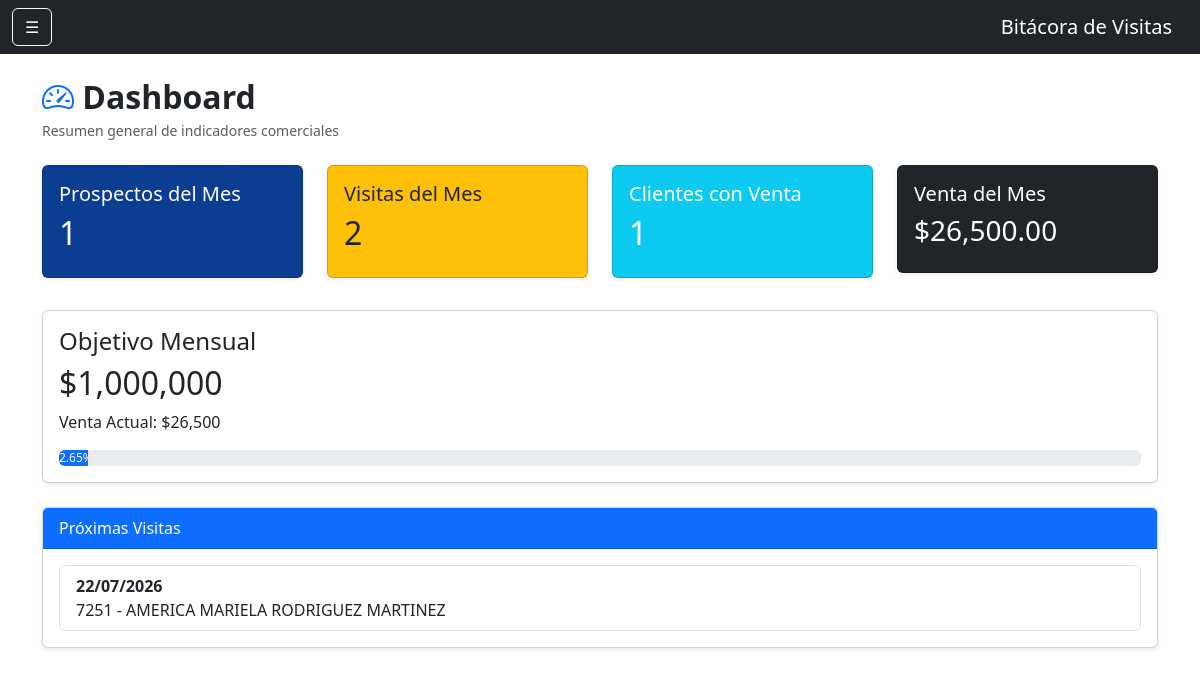
The app's page /dashboard (signed in) with its own data.
### models.py (models this page shows)
class Objetivo(db.Model):
    __tablename__ = 'objetivos'
    id = db.Column(
        db.Integer,
        primary_key=True
    )
    usuario_id = db.Column(
        db.Integer,
        db.ForeignKey('usuarios.id')
    )
    anio = db.Column(
        db.Integer,
        nullable=False
    )
    mes = db.Column(
        db.Integer,
        nullable=False
    )
    objetivo = db.Column(
        db.Float,
        nullable=False
    )
    usuario = db.relationship(
        'Usuario',
        backref='objetivos'
    )

class Visita(db.Model):
    __tablename__ = 'visitas'
    id = db.Column(
        db.Integer,
        primary_key=True
    )
    fecha = db.Column(
        db.DateTime,
        default=datetime.now
    )
    observaciones = db.Column(
        db.Text
    )
    venta_realizada = db.Column(
        db.Boolean,
        default=False
    )
    monto_venta = db.Column(
        db.Float,
        default=0
    )
    proxima_visita = db.Column(
        db.Date
    )
    cliente_id = db.Column(
        db.Integer,
        db.ForeignKey('clientes.id')
    )
    usuario_id = db.Column(
        db.Integer,
        db.ForeignKey('usuarios.id')
    )
    latitud = db.Column(
    db.String(50)
    )
    longitud = db.Column(
    db.String(50)
    )
    foto = db.Column(
    db.String(255)
    )
    cliente = db.relationship(
        'Cliente',
        backref='visitas'
    )
    usuario = db.relationship(
        'Usuario',
        backref='visitas'
    )

class Cliente(db.Model):
    __tablename__ = 'clientes'
    id = db.Column(
        db.Integer,
        primary_key=True
    )
    num_cliente = db.Column(
        db.String(20),
        unique=True,
        nullable=False
    )
    nombre = db.Column(
        db.String(150),
        nullable=False
    )
    grupo = db.Column(
        db.String(100)
    )
    canal = db.Column(
        db.String(100)
    )
    vendedor = db.Column(
        db.Integer
    )

### app.py (the view, shortened to what this page needs)
@app.route('/dashboard')
@login_required
def dashboard():
    hoy = datetime.now()
    total_visitas = Visita.query.filter(
        Visita.usuario_id == current_user.id
    ).count()
    visitas_mes = Visita.query.filter(
        Visita.usuario_id == current_user.id,
        extract('year', Visita.fecha) == hoy.year,
        extract('month', Visita.fecha) == hoy.month
    ).count()
    ventas_mes = Visita.query.filter(
        Visita.usuario_id == current_user.id,
        Visita.venta_realizada.is_(True),
        extract('year', Visita.fecha) == hoy.year,
        extract('month', Visita.fecha) == hoy.month
    ).count()
    monto_mes = db.session.query(
        func.sum(Visita.monto_venta)
    ).filter(
        Visita.usuario_id == current_user.id,
        extract('year', Visita.fecha) == hoy.year,
        extract('month', Visita.fecha) == hoy.month
    ).scalar() or 0
    clientes_con_venta = db.session.query(
        Visita.cliente_id
    ).filter(
        Visita.usuario_id == current_user.id,
        Visita.venta_realizada.is_(True),
        extract('year', Visita.fecha) == hoy.year,
        extract('month', Visita.fecha) == hoy.month
    ).distinct().count()
    from datetime import date
    proximas_visitas = Visita.query.filter(
        Visita.usuario_id == current_user.id,
        Visita.proxima_visita.isnot(None),
        Visita.proxima_visita >= date.today()
    ).order_by(
        Visita.proxima_visita.asc()
    ).limit(5).all()
    objetivo = Objetivo.query.filter_by(
        usuario_id=current_user.id,
        anio=hoy.year,
        mes=hoy.month
    ).first()
    cumplimiento = 0
    if objetivo and objetivo.objetivo > 0:
        cumplimiento = round(
            (monto_mes / objetivo.objetivo) * 100,
            2
        )
    prospectos_mes = Prospecto.query.filter(
        Prospecto.usuario_id == current_user.id,
        extract(
            'year',
            Prospecto.fecha_registro
        ) == hoy.year,
        extract(
            'month',
            Prospecto.fecha_registro
        ) == hoy.month
    ).count()
    return render_template(
        'dashboard.html',
        total_visitas=total_visitas,
        visitas_mes=visitas_mes,
        ventas_mes=ventas_mes,
        monto_mes=monto_mes,
        clientes_con_venta=clientes_con_venta,
        proximas_visitas=proximas_visitas,
        objetivo=objetivo.objetivo if objetivo else 0,
        cumplimiento=cumplimiento,
        prospectos_mes=prospectos_mes,
        admin=False
    )

### app.py (called while the page is built)
@login_manager.user_loader
def load_user(user_id):
    return Usuario.query.get(int(user_id))

### templates/dashboard.html (shortened to what this page needs)
{% extends 'base.html' %}
{% block contenido %}
<div class="d-flex justify-content-between align-items-center mb-4">
    <div>
        <h2 class="fw-bold mb-1">
            <i class="bi bi-speedometer2 text-primary"></i>
            Dashboard
        </h2>
        <small class="text-muted">
            Resumen general de indicadores comerciales
        </small>
    </div>
</div>
<div class="row">
    <div class="col-md-3 mb-3">
        <div class="card shadow-sm h-100" style="background-color: #0B3D91; color: white;">
            <div class="card-body">
                <h5>Prospectos del Mes</h5>
                <h2>
                    {{ prospectos_mes or 0 }}
                </h2>
            </div>
        </div>
    </div>
    <div class="col-md-3 mb-3">
        <div class="card bg-warning shadow-sm">
            <div class="card-body">
                <h5>Visitas del Mes</h5>
                <h2>
                    {{ visitas_mes or 0 }}
                </h2>
            </div>
        </div>
    </div>
    <div class="col-md-3 mb-3">
        <div class="card bg-info text-white shadow-sm">
            <div class="card-body">
                <h5>Clientes con Venta</h5>
                <h2>
                    {{ clientes_con_venta or 0 }}
                </h2>
            </div>
        </div>
    </div>
    <div class="col-md-3 mb-3">
        <div class="card bg-dark text-white shadow-sm">
            <div class="card-body">
                <h5>Venta del Mes</h5>
                <h3>
                    ${{ "{:,.2f}".format(monto_mes or 0) }}
                </h3>
            </div>
        </div>
    </div>
</div>
{% if not admin %}
<div class="card mt-3 shadow-sm">
    <div class="card-body">
        <h4>
            Objetivo Mensual
        </h4>
        <h2>
            ${{ "{:,.0f}".format(objetivo or 0) }}
        </h2>
        <p>
            Venta Actual:
            ${{ "{:,.0f}".format(monto_mes or 0) }}
        </p>
        <div class="progress">
            <div class="progress-bar"
                 role="progressbar"
                 style="width: {{ [cumplimiento or 0, 100]|min }}%;">
                {{ cumplimiento or 0 }}%
            </div>
        </div>
    </div>
</div>
{% endif %}
{% if not admin %}
<div class="card mt-4 shadow-sm">
    <div class="card-header bg-primary text-white">
        Próximas Visitas
    </div>
    <div class="card-body">
        {% if proximas_visitas %}
        <ul class="list-group">
            {% for visita in proximas_visitas %}
            <li class="list-group-item">
                <strong>
                    {{ visita.proxima_visita.strftime('%d/%m/%Y') }}
                </strong>
                <br>
                {{ visita.cliente.num_cliente }} -
                {{ visita.cliente.nombre }}
            </li>
            {% endfor %}
        </ul>
        {% else %}
        <div class="alert alert-secondary mb-0">
            No tienes visitas programadas.
        </div>
        {% endif %}
    </div>
</div>
{% endif %}
{% endblock %}

### records on screen
Objetivo: objetivo "1,000,000"
Visita: proxima_visita "22/07/2026", cliente.num_cliente "7251", cliente.nombre "AMERICA MARIELA RODRIGUEZ MARTINEZ"

### other values on screen
{{ prospectos_mes or 0 }} "1"
{{ visitas_mes or 0 }} "2"
{{ clientes_con_venta or 0 }} "1"
{{ "{:,.2f}".format(monto_mes or 0) }} "26,500.00"
{{ "{:,.0f}".format(monto_mes or 0) }} "26,500"
{{ cumplimiento or 0 }} "2.65"
